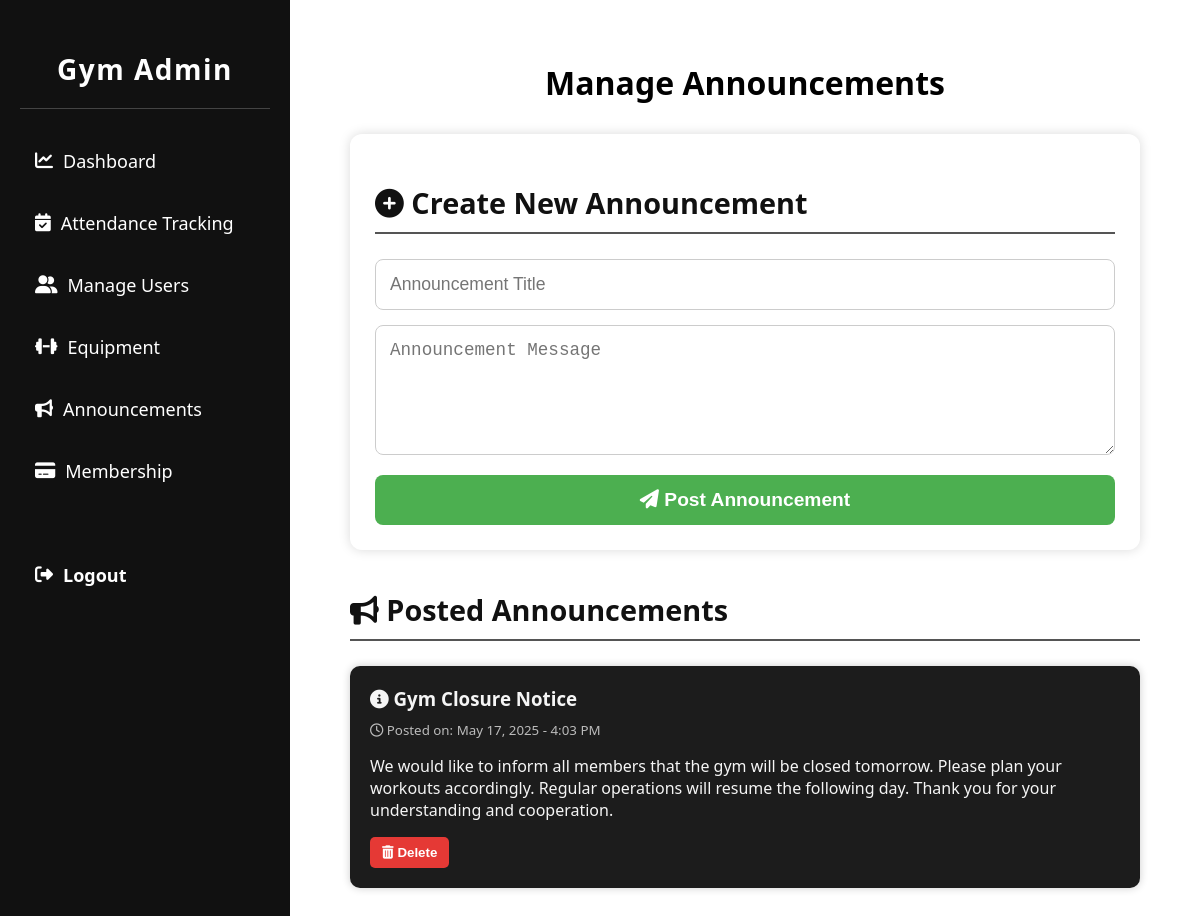
Page /GYM/admin/announcement.php (signed in) on the committed database.
### tables this page shows
CREATE TABLE `announcements` (
  `id` int(11) NOT NULL,
  `title` varchar(255) NOT NULL,
  `message` text NOT NULL,
  `created_at` datetime DEFAULT current_timestamp()
);

### GYM/admin/announcement.php (the view, shortened to what this page needs)
<?php
include('../user/db_connection.php');
$announcements = [];
$query = "SELECT * FROM announcements ORDER BY created_at DESC";
$result = $conn->query($query);
if ($result && $result->num_rows > 0) {
    while ($row = $result->fetch_assoc()) {
        $announcements[] = $row;
    }
}
?>
<!DOCTYPE html>
<html lang="en">
<head>
    <link rel="stylesheet" href="https://cdnjs.cloudflare.com/ajax/libs/font-awesome/6.5.0/css/all.min.css">
</head>
<body>
<div class="dashboard-wrapper">
    <aside class="sidebar">
        <div class="logo">
            <h2>Gym Admin</h2>
        </div>
        <nav class="nav">
            <ul>
                <li><a href="admin_dashboard.php"><i class="fas fa-chart-line"></i> Dashboard</a></li>
                <li><a href="attendance_tracking.php"><i class="fas fa-calendar-check"></i> Attendance Tracking</a></li>
                <li><a href="manage_users.php"><i class="fas fa-user-friends"></i> Manage Users</a></li>
                <li><a href="manage_equipment.php"><i class="fas fa-dumbbell"></i> Equipment</a></li>
                <li><a href="announcement.php"><i class="fas fa-bullhorn"></i> Announcements</a></li>
                <li><a href="manage_membership.php"><i class="fas fa-credit-card"></i> Membership</a></li>
            </ul>
        </nav>
        <div class="sidebar-logout">
            <a href="admin_logout.php"><i class="fas fa-sign-out-alt"></i> Logout</a>
        </div>
    </aside>
    <main class="main-content">
        <h1>Manage Announcements</h1>
        <section class="announcement-section">
            <h2><i class="fas fa-plus-circle"></i> Create New Announcement</h2>
            <form class="announcement-form" method="POST" autocomplete="off">
                <input type="text" name="title" placeholder="Announcement Title" required />
                <textarea name="message" rows="5" placeholder="Announcement Message" required></textarea>
                <button type="submit"><i class="fas fa-paper-plane"></i> Post Announcement</button>
            </form>
        </section>
        <section class="announcement-list">
            <h2><i class="fas fa-bullhorn"></i> Posted Announcements</h2>
            <?php if (!empty($announcements)): ?>
                <?php foreach ($announcements as $announcement): ?>
                    <div class="announcement-card">
                        <h3><i class="fas fa-info-circle"></i> <?= htmlspecialchars($announcement['title']) ?></h3>
                        <small><i class="far fa-clock"></i> Posted on: <?= date("F j, Y - g:i A", strtotime($announcement['created_at'])) ?></small>
                        <p><?= nl2br(htmlspecialchars($announcement['message'])) ?></p>
                        <form method="POST" onsubmit="return confirm('Are you sure you want to delete this announcement?');">
                            <button type="submit"><i class="fas fa-trash-alt"></i> Delete</button>
                        </form>
                    </div>
                <?php endforeach; ?>
            <?php else: ?>
                <p style="text-align:center; color:#666;"><i class="fas fa-exclamation-circle"></i> No announcements posted yet.</p>
            <?php endif; ?>
        </section>
    </main>
</div>
</body>
</html>

### GYM/admin/announcement.php (style rules this page uses)
* { box-sizing: border-box; }
html, body { margin: 0; padding: 0; font-family: 'Segoe UI', Tahoma, Geneva, Verdana, sans-serif; background-color: #f0f2f5; }
.dashboard-wrapper { display: flex; height: 100vh; overflow: hidden; }
.sidebar { width: 290px; background-color: #111; color: #fff; height: 100vh; padding: 20px 20px 40px; position: fixed; overflow-y: auto; }
.sidebar .logo { text-align: center; padding: 30px 0 20px; border-bottom: 1px solid #444; margin-bottom: 30px; }
.sidebar .logo h2 { margin: 0; font-size: 28px; font-weight: 600; letter-spacing: 1.5px; color: #fff; }
.sidebar .nav ul { list-style: none; padding: 0; }
.sidebar .nav ul li { margin: 18px 0; }
.sidebar .nav ul li a { font-size: 18px; font-weight: 500; color: #fff; text-decoration: none; display: flex; align-items: center; gap: 10px; padding: 10px 15px; border-radius: 6px; transition: background 0.3s; }
.sidebar-logout a { color: #fff; text-decoration: none; display: flex; align-items: center; gap: 10px; margin-top: 60px; font-weight: bold; font-size: 18px; padding: 10px 15px; border-radius: 6px; transition: background 0.3s; }
.main-content { margin-left: 290px; padding: 40px 60px; flex: 1; background-color: #fff; overflow-y: auto; }
h1 { text-align: center; color: #000; margin-bottom: 30px; font-size: 2rem; }
.announcement-section, .announcement-list { max-width: 800px; margin: 0 auto 40px; }
.announcement-section { background: #ffffff10; backdrop-filter: blur(8px); padding: 25px; border-radius: 12px; box-shadow: 0 0 12px rgba(0, 0, 0, 0.15); }
.announcement-section h2, .announcement-list h2 { font-size: 1.8rem; margin-bottom: 25px; color: #111; border-bottom: 2px solid #555; padding-bottom: 10px; }
.announcement-form input, .announcement-form textarea { width: 100%; padding: 14px; margin-bottom: 15px; border-radius: 8px; border: 1px solid #ccc; font-size: 1.1rem; resize: vertical; }
.announcement-form button { width: 100%; padding: 14px; font-size: 1.2rem; border: none; background: #4caf50; color: white; border-radius: 8px; cursor: pointer; font-weight: bold; }
.announcement-card { background-color: #1c1c1c; color: #f5f5f5; padding: 20px; border-radius: 10px; margin-bottom: 25px; box-shadow: 0 0 8px rgba(0, 0, 0, 0.2); }
.announcement-card h3 { margin-top: 0; margin-bottom: 10px; }
.announcement-card small { display: block; color: #bbb; margin-bottom: 15px; }
.announcement-card form button { background-color: #e53935; color: white; padding: 8px 12px; border: none; border-radius: 5px; cursor: pointer; font-weight: bold; transition: background-color 0.3s ease; }

### rows in the picture
announcements: title "Gym Closure Notice", created_at "May 17, 2025 - 4:03 PM", message "We would like to inform all members that the gym will be closed tomorrow. Please plan your workouts accordingly. Regular operations will resume the following day. Thank you for your understanding and cooperation."
